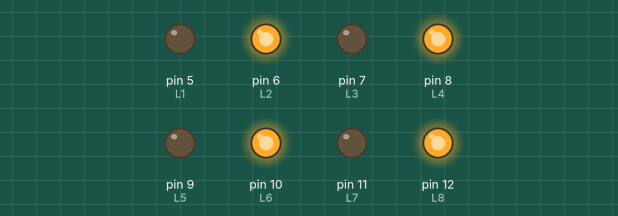
Recording of a sketch running on a simulated Arduino Uno, built with avr-gcc and run on an emulated ATmega328P. Parts: output pins drawn as LEDs (lit = HIGH).

Above: at 0.3 s.
At 2.2 s:
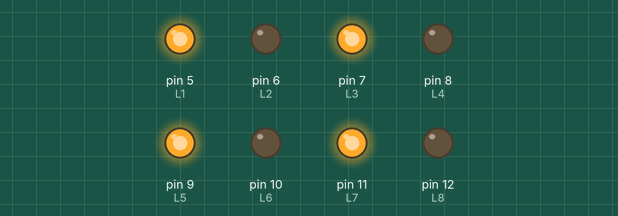
Timing chart, 0 to 3.0 s (numbered marks = the images above):
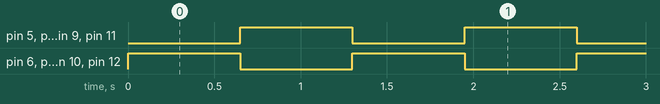

Measured:
- by itself, pin 5 (L1), pin 6 (L2), pin 7 (L3), pin 8 (L4), pin 9 (L5), pin 10 (L6), pin 11 (L7), pin 12 (L8): alternates HIGH for 0.65 s and LOW for 0.65 s

The sketch:

Programa1ex2.ino
```cpp
/*************************************************************************
**                                                                      **
**                            Progrema 1 ex. 2                          **
**                                                                      **
*************************************************************************/


//****** Includes ********************************************************


//****** Variables *******************************************************
int L1 = 5;
int L2 = 6;
int L3 = 7;
int L4 = 8;
int L5 = 9;
int L6 = 10;
int L7 = 11;
int L8 = 12;  //Localització dels ports


//****** secup ***********************************************************
void setup() {
 pinMode(L1, OUTPUT);
 pinMode(L2, OUTPUT);
 pinMode(L3, OUTPUT);
 pinMode(L4, OUTPUT);
 pinMode(L5, OUTPUT);
 pinMode(L6, OUTPUT);
 pinMode(L7, OUTPUT);
 pinMode(L8, OUTPUT);
}


//****** Loop ************************************************************
void loop() {
digitalWrite(L1, LOW);
digitalWrite(L2, HIGH);
digitalWrite(L3, LOW);
digitalWrite(L4, HIGH);
digitalWrite(L5, LOW);
digitalWrite(L6, HIGH);
digitalWrite(L7, LOW);
digitalWrite(L8, HIGH);
  delay(650); //Velocitat que tarde per a la següent operació

digitalWrite(L1, HIGH); // Change
digitalWrite(L2, LOW);
digitalWrite(L3, HIGH);
digitalWrite(L4, LOW);
digitalWrite(L5, HIGH);
digitalWrite(L6, LOW);
digitalWrite(L7, HIGH);
digitalWrite(L8, LOW);
  delay(650);


}
```
